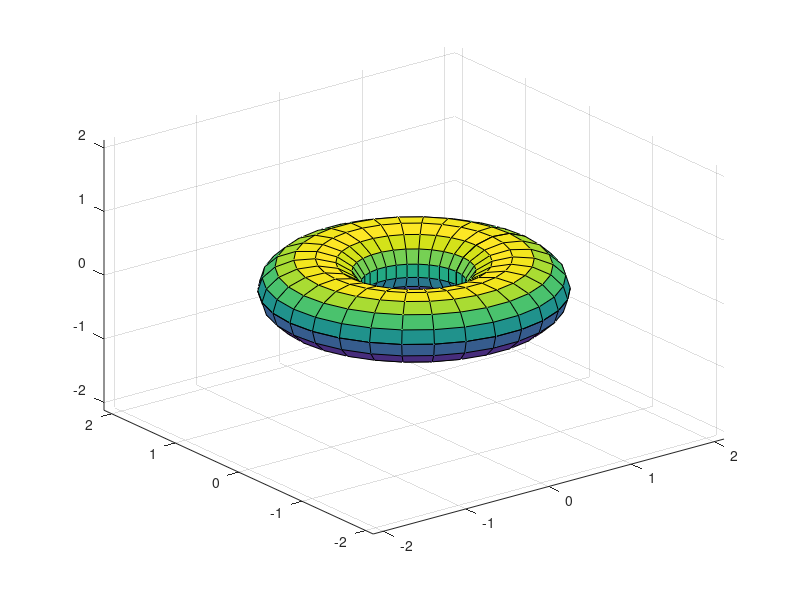

MATLAB code to generate this figure:
function [x,y,z] = f_torus(r,n,a)
%TORUS Generate a torus
%  torus(r,n,a) generates a plot of a torus with central
%  radius a and lateral radius r.  n controls the number
%  of facets on the surface.  These input variables are optional
%  with defaults f=0.5, n=30, a=1.
%
%  [x,y,z] = torus(r,n,a) geneates three (n+1)-by-(n+1)
%  matrices so that surf(x,y,z) will produce the torus.
%
%  See also SPHERE, CYLINDER

if nargin < 3, a = 1; end
if nargin < 2, n = 30; end
if nargin < 1, r = 0.5; end
theta = pi*(0:2:2*n)/n;
phi = 2*pi*(0:2:n)'/n;
xx = (a + r*cos(phi))*cos(theta);
yy = (a + r*cos(phi))*sin(theta);
zz = r*sin(phi)*ones(size(theta));
if nargout == 0
    surf(xx,yy,zz)
    ar = 2*(a + r)/sqrt(2);
    axis([-ar,ar,-ar,ar,-ar,ar])
else
    x = xx; y = yy; z = zz;
end
